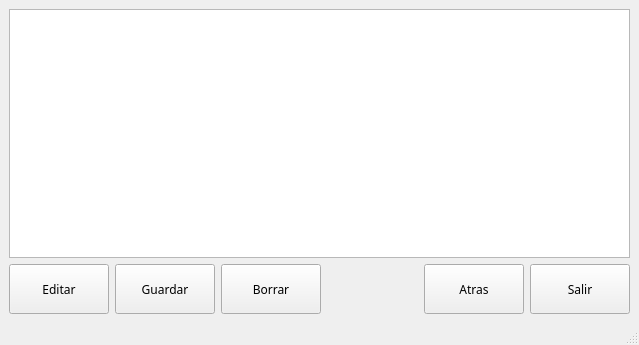
<?xml version="1.0" encoding="UTF-8"?>
<ui version="4.0">
 <class>Historial</class>
 <widget class="QMainWindow" name="Historial">
  <property name="geometry">
   <rect>
    <x>0</x>
    <y>0</y>
    <width>639</width>
    <height>345</height>
   </rect>
  </property>
  <property name="font">
   <font>
    <family>Manjari</family>
   </font>
  </property>
  <property name="windowTitle">
   <string>MainWindow</string>
  </property>
  <widget class="QWidget" name="centralwidget">
   <layout class="QGridLayout" name="gridLayout">
    <item row="2" column="3">
     <spacer name="horizontalSpacer">
      <property name="orientation">
       <enum>Qt::Horizontal</enum>
      </property>
      <property name="sizeHint" stdset="0">
       <size>
        <width>40</width>
        <height>20</height>
       </size>
      </property>
     </spacer>
    </item>
    <item row="2" column="4">
     <widget class="QPushButton" name="botonMenu">
      <property name="minimumSize">
       <size>
        <width>100</width>
        <height>50</height>
       </size>
      </property>
      <property name="text">
       <string>Atras</string>
      </property>
     </widget>
    </item>
    <item row="2" column="1">
     <widget class="QPushButton" name="botonGuardar">
      <property name="minimumSize">
       <size>
        <width>100</width>
        <height>50</height>
       </size>
      </property>
      <property name="text">
       <string>Guardar</string>
      </property>
     </widget>
    </item>
    <item row="2" column="2">
     <widget class="QPushButton" name="botonBorrar">
      <property name="minimumSize">
       <size>
        <width>100</width>
        <height>50</height>
       </size>
      </property>
      <property name="text">
       <string>Borrar</string>
      </property>
     </widget>
    </item>
    <item row="2" column="5">
     <widget class="QPushButton" name="botonSalir">
      <property name="minimumSize">
       <size>
        <width>100</width>
        <height>50</height>
       </size>
      </property>
      <property name="text">
       <string>Salir</string>
      </property>
     </widget>
    </item>
    <item row="2" column="0">
     <widget class="QPushButton" name="botonEditar">
      <property name="minimumSize">
       <size>
        <width>100</width>
        <height>50</height>
       </size>
      </property>
      <property name="text">
       <string>Editar</string>
      </property>
     </widget>
    </item>
    <item row="0" column="0" colspan="6">
     <widget class="QTextEdit" name="textEdit">
      <property name="frameShape">
       <enum>QFrame::StyledPanel</enum>
      </property>
     </widget>
    </item>
   </layout>
  </widget>
  <widget class="QMenuBar" name="menubar">
   <property name="geometry">
    <rect>
     <x>0</x>
     <y>0</y>
     <width>639</width>
     <height>22</height>
    </rect>
   </property>
  </widget>
  <widget class="QStatusBar" name="statusbar"/>
 </widget>
 <resources/>
 <connections/>
</ui>
